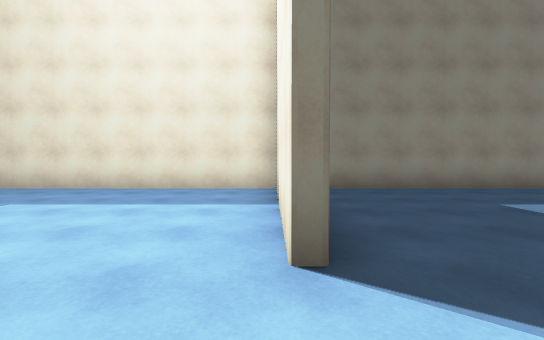
view 1 (above)

24 first-person views from a walk through a scene from a Unity 3-D project. The camera is 1.3 m above the floor, tilts 2° down and sees 90° across. The floor is counted in squares, 2 m on a side. Each view is taken from the middle of a square. On the plan, view 1 faces up. The plan holds only what a view shows up to about 9 squares ahead; the rest is blank. The place goes on beyond the plan. The player is left out. Door leaves are left out, so doorways stand open.

view 2
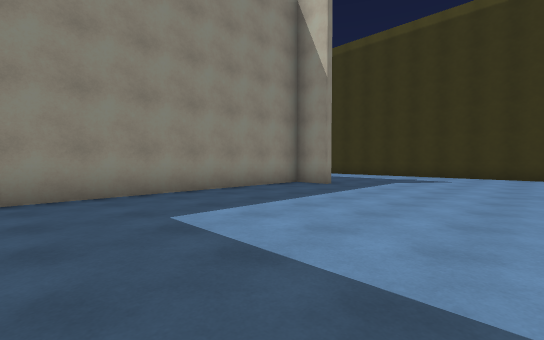

view 3
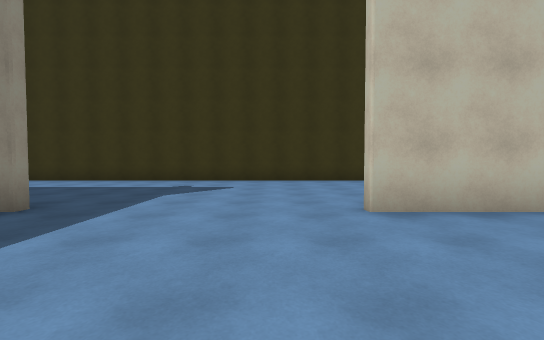

view 4
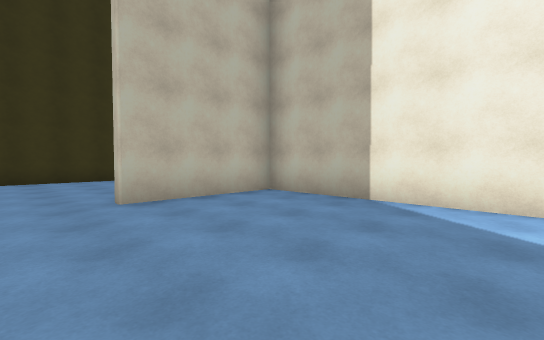

view 5
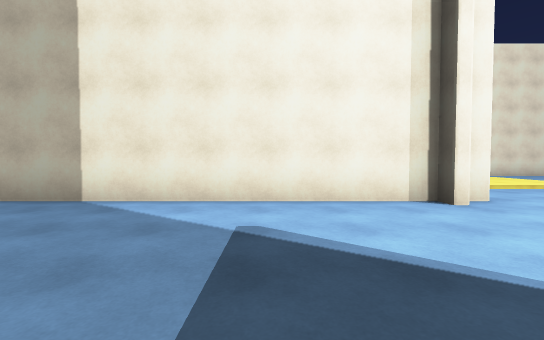

view 6
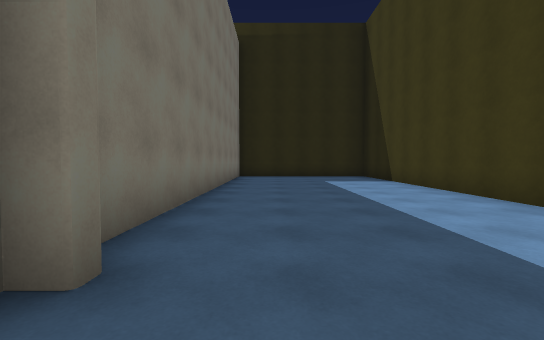

view 7
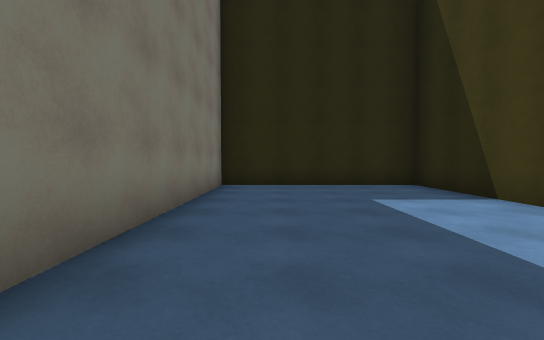

view 8
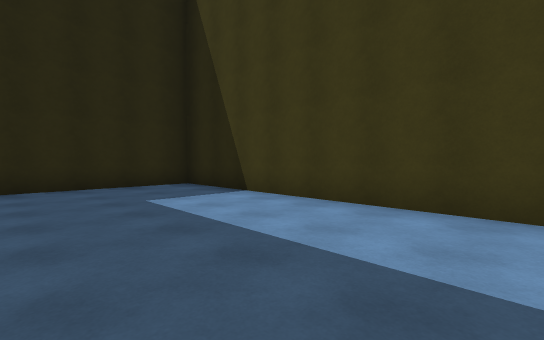

view 9
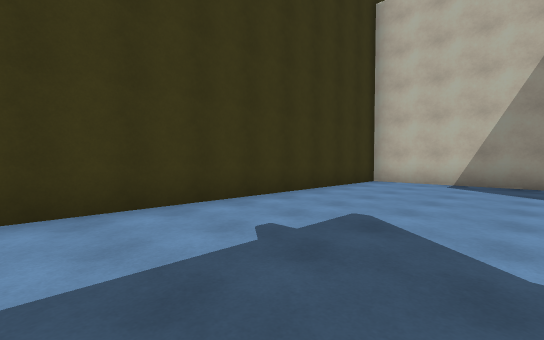

view 10
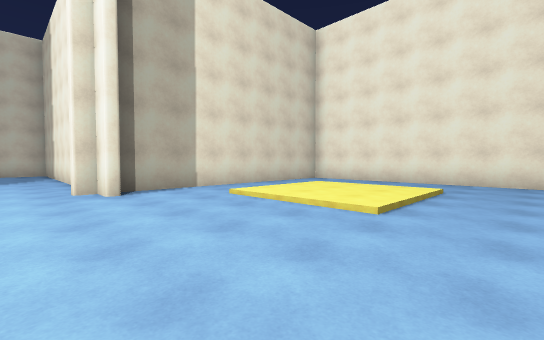

view 11
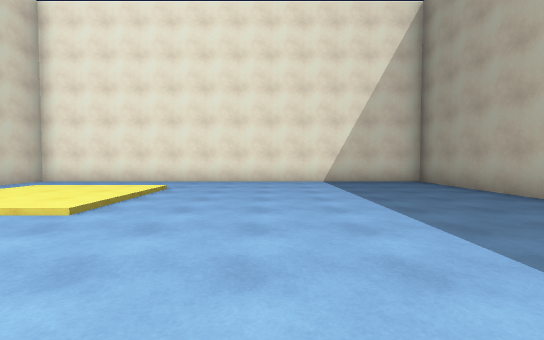

view 12
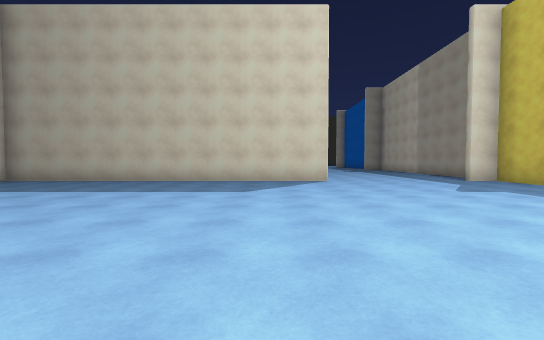

view 13
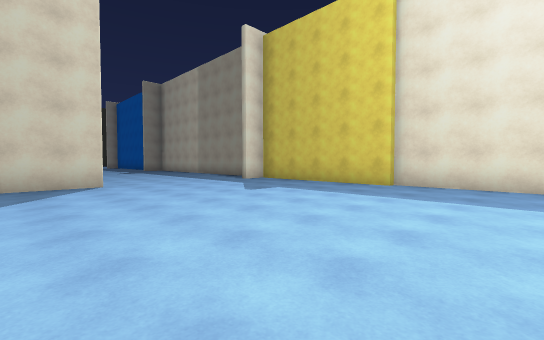

view 14
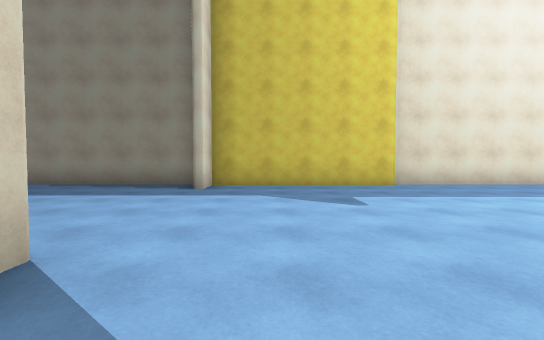

view 15
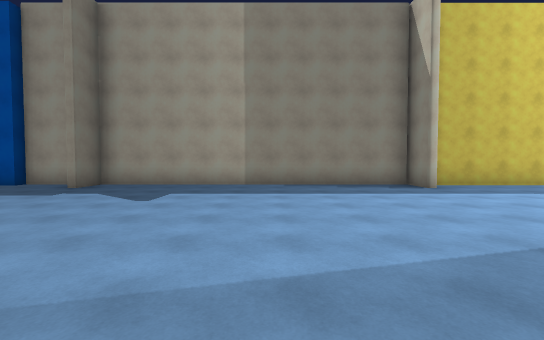

view 16
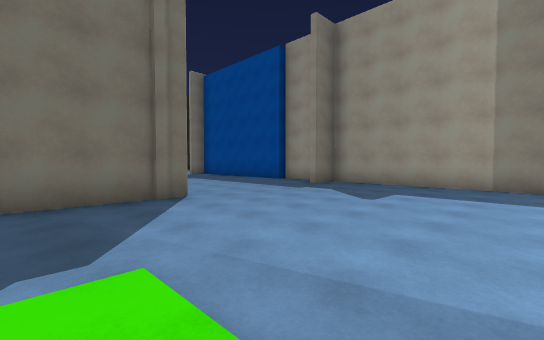

view 17
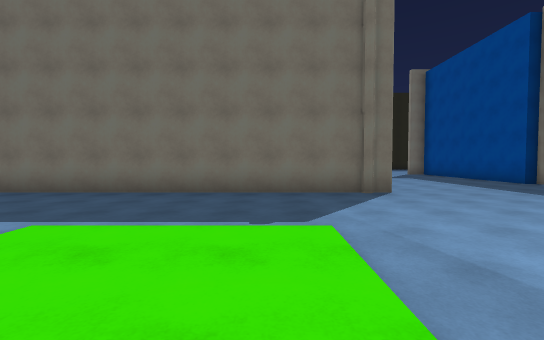

view 18
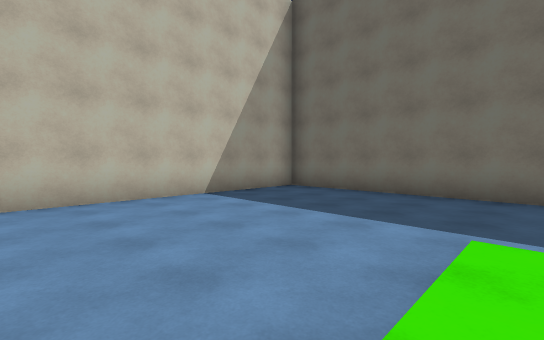

view 19
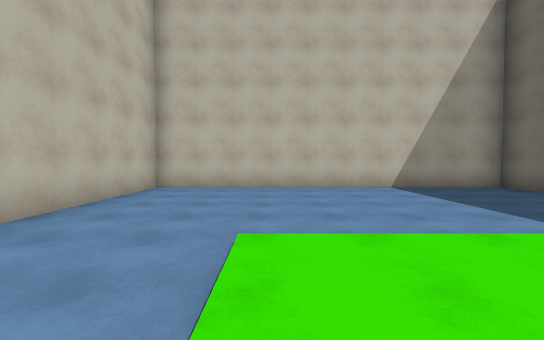

view 20
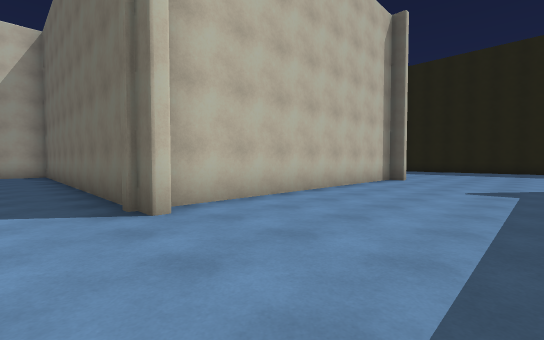

view 21
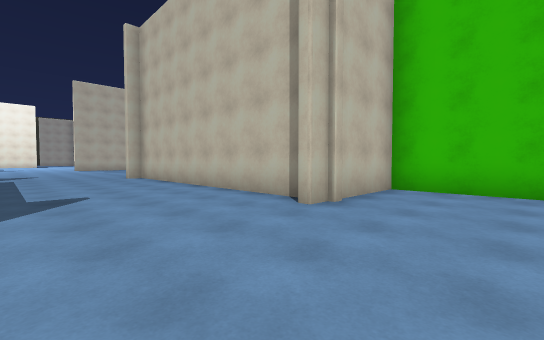

view 22
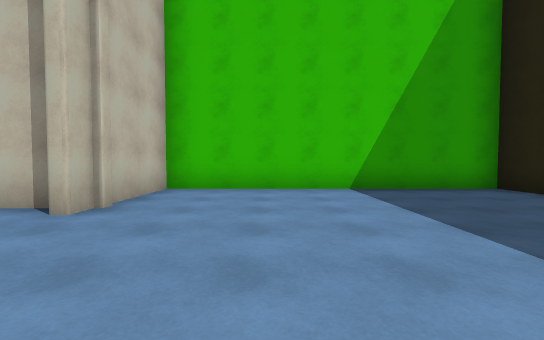

view 23
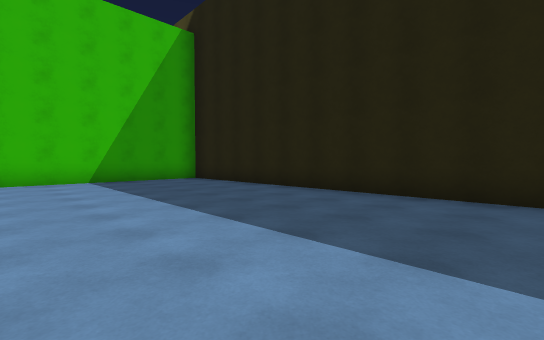

view 24
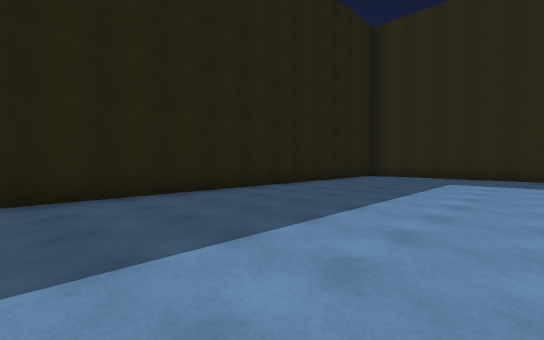

### Floor plan
Key: @ floor where view 1 was taken; # wall or solid block; . main floor; : floor 0.25 m higher than the main floor; / step, stairs or slope.
Columns run from 38 left of view 1 to 14 right of it. Each row starts with its distance up from view 1.
 17     ###                                       #######
 16     ...                                       #.....#
 15    ....                                       #.....#
 14   .....                                       #.....#
 13 #......                                       #.....#
 12 #......                                       #.....#
 11 #......                                       #.....#
 10 #......                                       #.....#
  9 #......                                       #.....#
  8 #......                                       #.....#
  7 #......       ##############   ################.....#
  6 #......       #..#.........#####......#.......##....#
  5 #......       ........................#.............#
  4 #.....................................#.............#
  3 #.....................................#.............#
  2 #.................................. ..#.............#
  1 #..................................  ...............#
  0 #........########........ #........   @........#....#
 -1 #........#      #.......  #....................#....#
 -2 #........#      #....:::  #...........#........#....#
 -3 ##########      #....:::. #...........###############
 -4                 #....:::..#.......///.#
 -5                 #.........#.......:::.#
 -6                 #.........#.......:::.#
 -7                 #.........#.......///.#
 -8                 #.........#...........#
 -9                 #.........#...........#
-10                 #######################

Where each view was taken, in squares from view 1:
view 1: 0 up, 0 right, facing up
view 2: 1 up, 2 right, facing up-right
view 3: 2 up, 5 right, facing right
view 4: 2 up, 4 right, facing down-right
view 5: 2 up, 3 right, facing down
view 6: 5 up, 10 right, facing up
view 7: 9 up, 10 right, facing up
view 8: 9 up, 10 right, facing up-right
view 9: 6 up, 10 right, facing down-right
view 10: 1 down, 6 left, facing down-right
view 11: 1 down, 7 left, facing down
view 12: 1 down, 3 left, facing left
view 13: 1 down, 4 left, facing up-left
view 14: 1 down, 10 left, facing up
view 15: 2 down, 16 left, facing up
view 16: 2 down, 16 left, facing up-left
view 17: 2 down, 15 left, facing left
view 18: 4 down, 15 left, facing down-left
view 19: 2 down, 15 left, facing down
view 20: 4 up, 20 left, facing down-left
view 21: 4 up, 32 left, facing down-right
view 22: 4 up, 32 left, facing down
view 23: 7 up, 32 left, facing down-left
view 24: 5 up, 32 left, facing up-left
